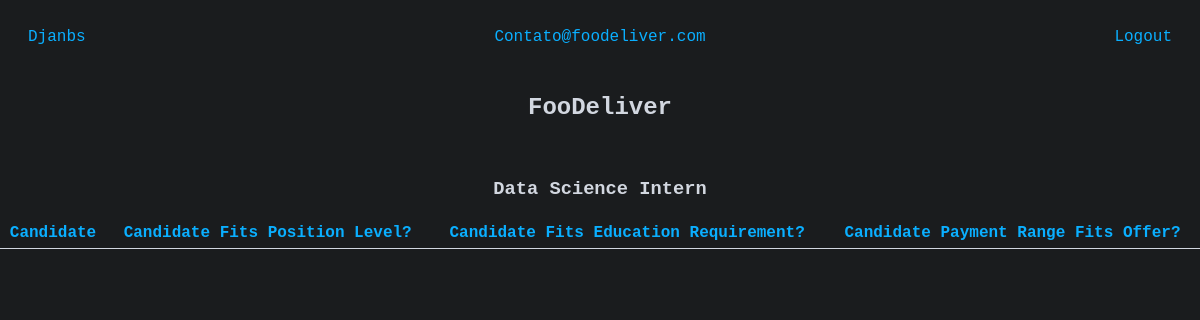
The page /details-offer/5/ (signed in) on the database its author committed.
### djanbs/jobs/models.py (models this page shows, shortened)
class User(AbstractUser):
    username = models.CharField(max_length=50, blank=True, null=True, unique=True)
    email = models.EmailField(_('email address'), unique=True)
    USERNAME_FIELD = 'email'
    REQUIRED_FIELDS = ['username', 'password']
    is_company = models.BooleanField(default=False)
    is_candidate = models.BooleanField(default=False)
    def __str__(self):
        return self.email

class Company(models.Model):
    user = models.OneToOneField(User, null=True, on_delete=models.CASCADE)
    name = models.CharField(max_length=50, null=True)
    email = models.EmailField(null=True)
    site = models.URLField(null=True)

class JobOffer(models.Model):
    name = models.CharField(max_length=125)
    location = models.CharField(max_length=50)
    description = models.TextField(null=True)
    company = models.ForeignKey(Company, on_delete=models.CASCADE, null=True)
    payment_range = models.IntegerField(choices=PaymentRange.choices)
    education_req = models.IntegerField(choices=EducationRequirement.choices)
    position_level = models.IntegerField(choices=PositionLevel.choices)
    date_created = models.DateTimeField(auto_now_add=True, null=True)
    def __str__(self):
        return self.name

### djanbs/jobs/decorators.py (the view)
        def wrapper_func(request, *args, **kwargs):
            group = None
            if request.user.groups.exists():
                group = request.user.groups.all()[0].name # The first group
            if group in allowed_roles:
                return view_func(request, *args, **kwargs)
            else:
                return redirect('home')

### djanbs/jobs/views/views.py (called while the page is built)
@allowed_groups(allowed_roles=['company'])
def details_job_offer(request, pk):
    job_offer = JobOffer.objects.get(id=pk) # type: ignore
    if request.user.company.id == job_offer.company.id:
        offer_candidates = [
            jc for jc in JobCandidated.objects.filter(job_offer=job_offer)]
        context = {
            'job_offer': job_offer,
            'offer_candidates': offer_candidates,
            }
        return render(request, 'jobs/details-job.html', context)
    raise Http404

### djanbs/jobs/templates/jobs/details-job.html (shortened to what this page needs)
{% extends "jobs/base.html" %}
{% block content %}
<center><h2> {{ request.user.company.name }} </h2></center>
<br>
<center><h3> {{ job_offer }} </h3></center>
<table>
<tr class="blue">
    <th>Candidate</th>
    <th>Candidate Fits Position Level?</th>
    <th>Candidate Fits Education Requirement?</th>
    <th>Candidate Payment Range Fits Offer?</th>
</tr>
</table>
{% endblock content %}

### djanbs/jobs/templates/jobs/base.html (shortened to what this page needs)
<!DOCTYPE html>
{% load static %}
<html>
	<head>
        <link rel="stylesheet" type="text/css" href="{% static 'jobs/style.css' %}"/>
	</head>
	<body>
        <div class="topbar">
            <a href="{% url 'home' %}">Djanbs</a>
            {% if user.is_authenticated %}
            <a class="ralign" href="{% url 'profile' %}">{{ user|capfirst }}</a>
            <a class="ralign logoutred" href="{% url 'logout' %}">Logout</a>
            {% endif %}
        </div>
        {% block content %}
        {% endblock content %}
	</body>
</html>

### djanbs/jobs/static/jobs/style.css (style rules this page uses)
:root { --light: #d2d7e0; --dark: #1A1C1E; --darker: #141517; --blue: #0aafff; --red: #D74545; --darkred: #9C1A1A; }
body { background-color: var(--dark); color: var(--light); max-width: 1200px; margin: auto; font-family: monospace; font-size: 16px; }
table { width: 100%; border-collapse: collapse; margin: auto; }
th, td { border-bottom: 0.05em solid var(--light); padding: 6px; text-align: center; }
a { text-decoration: none; }
.topbar, .topbar a { padding: 14px; color: var(--blue); clear: both; display: flex; justify-content: right; }
.ralign { margin-right: 0px; margin-left: auto; }
.logoutred { color: var(--red); }
.blue { color: var(--blue); }

### rows shown on the page
User: email "Contato@foodeliver.com", user.company.name "FooDeliver"
JobOffer: name "Data Science Intern"
